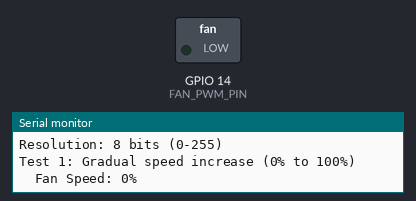
A sketch run on a simulated ESP32. Parts: switched loads named in the sketch (green lamp = pin HIGH), the last lines printed to the serial monitor.

Above: at 1.05 s.
At 4.65 s:
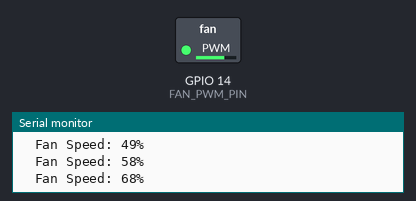
At 8.25 s:
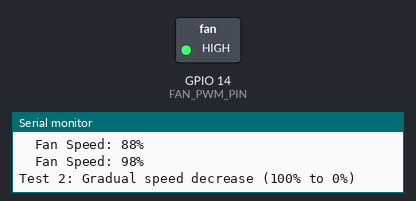
At 20.25 s:
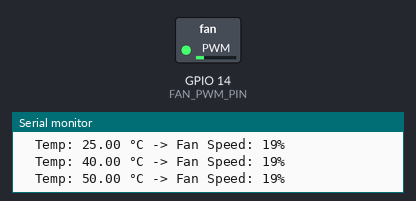
Timing chart, 0 to 26.1 s (numbered marks = the images above):
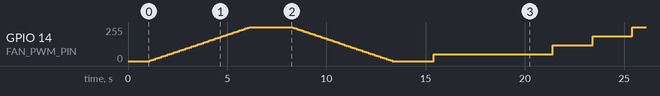

The sketch:

test_fan.ino
```cpp
/*
 * Test Program: Fan PWM Control
 *
 * Tests the fan PWM control functionality
 * - Fan connected to pin D14
 * - Cycles through different fan speeds
 * - Tests temperature-based speed control simulation
 */

#define FAN_PWM_PIN 14

#define PWM_FREQ 25000
#define PWM_CHANNEL 0
#define PWM_RESOLUTION 8

int currentSpeed = 0;

void setup() {
  Serial.begin(115200);
  Serial.println("\n=== Fan PWM Control Test ===");
  Serial.println("Testing fan on pin D14");

  // Initialize PWM
  ledcSetup(PWM_CHANNEL, PWM_FREQ, PWM_RESOLUTION);
  ledcAttachPin(FAN_PWM_PIN, PWM_CHANNEL);

  // Start with fan off
  ledcWrite(PWM_CHANNEL, 0);

  Serial.println("PWM initialized");
  Serial.println("Frequency: 25 kHz");
  Serial.println("Resolution: 8 bits (0-255)");
  delay(1000);
}

void loop() {
  // Test 1: Gradual speed increase
  Serial.println("\nTest 1: Gradual speed increase (0% to 100%)");
  for (int speed = 0; speed <= 255; speed += 5) {
    ledcWrite(PWM_CHANNEL, speed);
    currentSpeed = speed;

    if (speed % 25 == 0) {
      Serial.print("  Fan Speed: ");
      Serial.print((speed * 100) / 255);
      Serial.println("%");
    }
    delay(100);
  }

  delay(2000);

  // Test 2: Gradual speed decrease
  Serial.println("\nTest 2: Gradual speed decrease (100% to 0%)");
  for (int speed = 255; speed >= 0; speed -= 5) {
    ledcWrite(PWM_CHANNEL, speed);
    currentSpeed = speed;

    if (speed % 25 == 0) {
      Serial.print("  Fan Speed: ");
      Serial.print((speed * 100) / 255);
      Serial.println("%");
    }
    delay(100);
  }

  delay(2000);

  // Test 3: Temperature-based speed simulation
  Serial.println("\nTest 3: Temperature-based speed simulation");

  float temperatures[] = {25.0, 40.0, 50.0, 60.0, 70.0, 80.0};
  int numTemps = sizeof(temperatures) / sizeof(temperatures[0]);

  for (int i = 0; i < numTemps; i++) {
    float simTemp = temperatures[i];
    int fanSpeed = calculateFanSpeed(simTemp);

    ledcWrite(PWM_CHANNEL, fanSpeed);
    currentSpeed = fanSpeed;

    Serial.print("  Temp: ");
    Serial.print(simTemp);
    Serial.print(" °C -> Fan Speed: ");
    Serial.print((fanSpeed * 100) / 255);
    Serial.println("%");

    delay(2000);
  }

  // Test 4: Step through specific speeds
  Serial.println("\nTest 4: Specific speed steps");
  int speeds[] = {0, 64, 128, 192, 255};
  String labels[] = {"0% (Off)", "25%", "50%", "75%", "100% (Full)"};

  for (int i = 0; i < 5; i++) {
    ledcWrite(PWM_CHANNEL, speeds[i]);
    currentSpeed = speeds[i];

    Serial.print("  ");
    Serial.println(labels[i]);
    delay(2000);
  }

  Serial.println("\nTest sequence complete. Restarting...\n");
  delay(3000);
}

int calculateFanSpeed(float temperature) {
  // Minimum and maximum speeds
  const int MIN_SPEED = 50;
  const int MAX_SPEED = 255;

  // Temperature thresholds
  const float TEMP_LOW = 50.0;
  const float TEMP_HIGH = 80.0;

  if (temperature <= TEMP_LOW) {
    return MIN_SPEED;
  } else if (temperature >= TEMP_HIGH) {
    return MAX_SPEED;
  } else {
    // Linear interpolation between thresholds
    float tempRange = TEMP_HIGH - TEMP_LOW;
    float tempDiff = temperature - TEMP_LOW;
    float speedRange = MAX_SPEED - MIN_SPEED;

    return MIN_SPEED + (int)((tempDiff / tempRange) * speedRange);
  }
}
```
